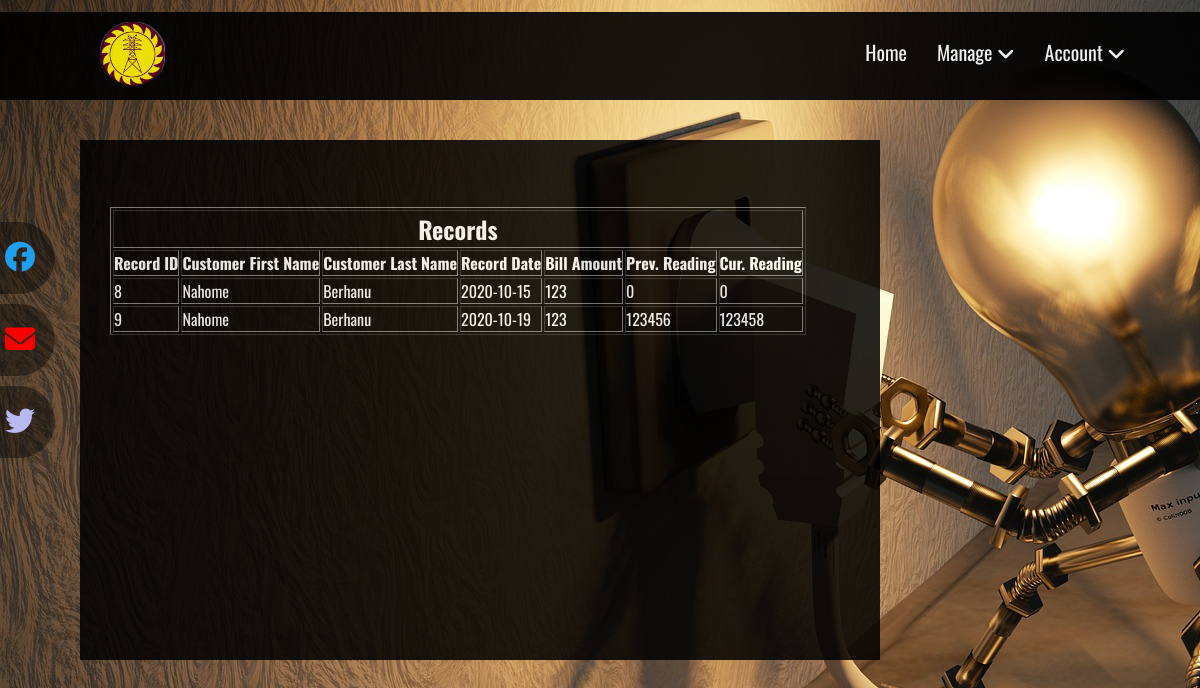
/cddm/rep.php (signed in), run on the app's committed database.
### tables this page shows
CREATE TABLE `record` (
  `record_id` int(11) NOT NULL,
  `c_number` int(11) NOT NULL,
  `customer_firstname` varchar(20) NOT NULL,
  `customer_lastname` varchar(20) NOT NULL,
  `r_date` date NOT NULL,
  `bill_amount` int(11) NOT NULL,
  `Previous_reading` bigint(20) NOT NULL,
  `Current_reading` bigint(20) NOT NULL,
  `complaint_number` int(11) NOT NULL,
  `Meter Pic` blob NOT NULL
);

### cddm/rep.php (the view, shortened to what this page needs)
<!DOCTYPE html>
<html lang="en">
<head>
    <link rel="stylesheet" href="style.css">
     <link rel="stylesheet" href="https://cdnjs.cloudflare.com/ajax/libs/font-awesome/5.14.0/css/all.min.css">
</head>
<body>
<header>
	<nav>
		<div class="logo">
			<a href="aindex.php"><img width="65px" height="65px"  src="logo1000.jpg"></a>
		</div>
		<ul>
			<li><a href="aindex.php">Home</a></li>
			<li><a href="#">Manage <i class="fas fa-angle-down"></i></a>
   			</li>
			<li><a href="updpro.php">Account <i class="fas fa-angle-down"></i></a>
			</li>
	</nav>
</header>
<div class="social">
  <a href="https://www.facebook.com/EEUOfficial/">Facebook<i class="fa fa-facebook-official" aria-hidden="true"></i></a>
  <a href="mailto:eeucommunication@gmail.com">Email<i class="fa fa-envelope" aria-hidden="true"></i>
</i></a>
  <a href="https://twitter.com/EEUEthiopia">Twitter<i class="fa fa-twitter" aria-hidden="true"></i></a>
</div>
<form method="POST">
	<div class="loginbox1">
      <?php
      $id=$_SESSION['login_user'];
$conn=mysqli_connect("localhost","root","");
$sqls="select * from record where c_number='$id'";
$sear=mysqli_query($conn,$sqls);
$rows=mysqli_num_rows($sear);
if ($rows) {
  echo "<table border=1 cellspacing=2>";
  echo "<tr><td colspan='7'><h2><center>Records</center></h2></td>";
  echo "<tr>";
  echo "<th>Record ID</th>";
echo "<th>Customer First Name</th>";
echo "<th>Customer Last Name</th>";
echo "<th>Record Date</th>";
echo "<th>Bill Amount</th>";
echo "<th>Prev. Reading</th>";
echo "<th>Cur. Reading</th>";
echo "</tr>";
while ($rec=mysqli_fetch_array($sear)) {
  echo "<tr>";
  echo "<td>".$rec['record_id']."</td>";
echo "<td>".$rec['customer_firstname']."</td>";
echo "<td>".$rec['customer_lastname']."</td>";
echo "<td>".$rec['r_date']."</td>";
echo "<td>".$rec['bill_amount']."</td>";
echo "<td>".$rec['Previous_reading']."</td>";
echo "<td>".$rec['Current_reading']."</td>";
}
}
else
echo "No Records";
?>
</div>
</body>
</html>

### cddm/style.css (style rules this page uses)
* { margin: 0px; padding: 0px; }
body { background-image: url(14.jpg); background-size: cover; color: white; font-family: 'Oswald', sans-serif; }
nav { background: black; margin-top: 1%; opacity: 90%; }
nav:after { content: ''; clear: both; display: table; }
.logo { float: left; color: #ece3e3; font-size: 28px; font-weight: 400; padding-left: 100px; line-height: 70px; text-shadow: 0px 0px 6px rgba(255,255,255,0.7); margin-top: 10px; margin-bottom: -10px; }
nav ul { float: right; list-style: none; margin-right: 60px; position: relative; }
nav ul li { float: left; display: inline-flexbox; background: black; margin: 5px 5px; }
nav ul li a { color: white; text-decoration: none; line-height: 70px; font-size: 20px; padding: 13px 10px; }
nav .logo a { color: white; text-decoration: none; font-size: 50px; }
.social { position: fixed; height: 60vh; display: flex; flex-direction: column; justify-content: center; transform: translate(-290px, 0); }
.social a { color: #fff; background: rgba(0, 0, 0, 0.4); font-size: 20px; font-weight: 600; text-decoration: none; display: block; margin: 5px; padding: 20px; width: 300px; text-align: right; border-radius: 50px; transition: 1s; transition-property: transform; }
.social i { margin-left: 10px; font-size: 30px; width: 30px; height: 30px; }
.social a:nth-child(1) i { color: #1DA0F0; }
.social a:nth-child(2) i { color: #F80000; }
.social a:nth-child(3) i { color: #B7B9F0; }
img { vertical-align: center; }
body { background: #f2f5f5; background-image: url(14.jpg); }
.social i { margin-left: 13px; font-size: 30px; width: 30px; height: 30px; }

### cddm/rep.php (style rules this page uses)
.loginbox1 { width: 800px; height: 520px; background: #000; color:#fff; top: 50%; left: 40%; position:absolute; transform: translate(-50%,-50%); box-sizing: border-box; padding: 67px 30px; opacity: 85%; }

### data on the page
record: record_id "8", customer_firstname "Nahome", customer_lastname "Berhanu", r_date "2020-10-15", bill_amount "123", Previous_reading "0", Current_reading "0"
record: record_id "9", customer_firstname "Nahome", customer_lastname "Berhanu", r_date "2020-10-19", bill_amount "123", Previous_reading "123456", Current_reading "123458"
